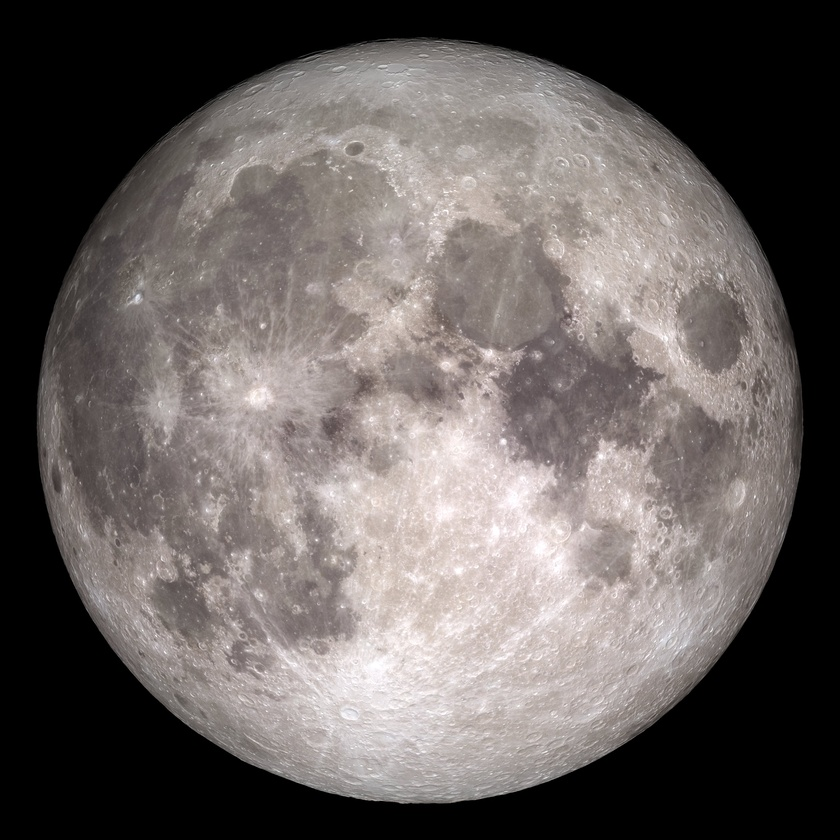
#> input picture moon.jpg, 840 x 840 px, shrunk from 3240 x 3240 before the run
$ python sobel.py
#> lines starting #> are read from the running program, lines starting #| are printed output that depends on the picture
#> further down, src is the input picture: shape (840, 840, 3); mean B, G, R 94.5, 96.6, 102.9
#!/usr/bin/env python

import cv2 as cv


# Sobel算子
def sobel_demo(image):
    grad_x = cv.Sobel(image, cv.CV_32F, 1, 0)  # 对x求一阶导
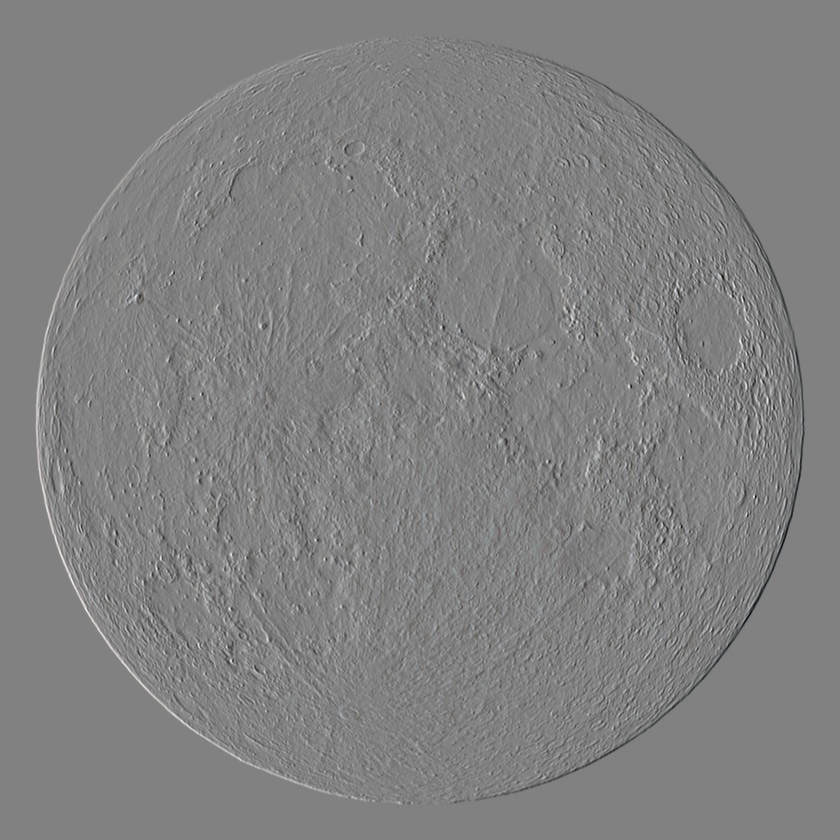
#> grad_x: shape (840, 840, 3) float32; mean B, G, R 0, 0, 0; drawn with min black and max white
    grad_y = cv.Sobel(image, cv.CV_32F, 0, 1)  # 对y求一阶导
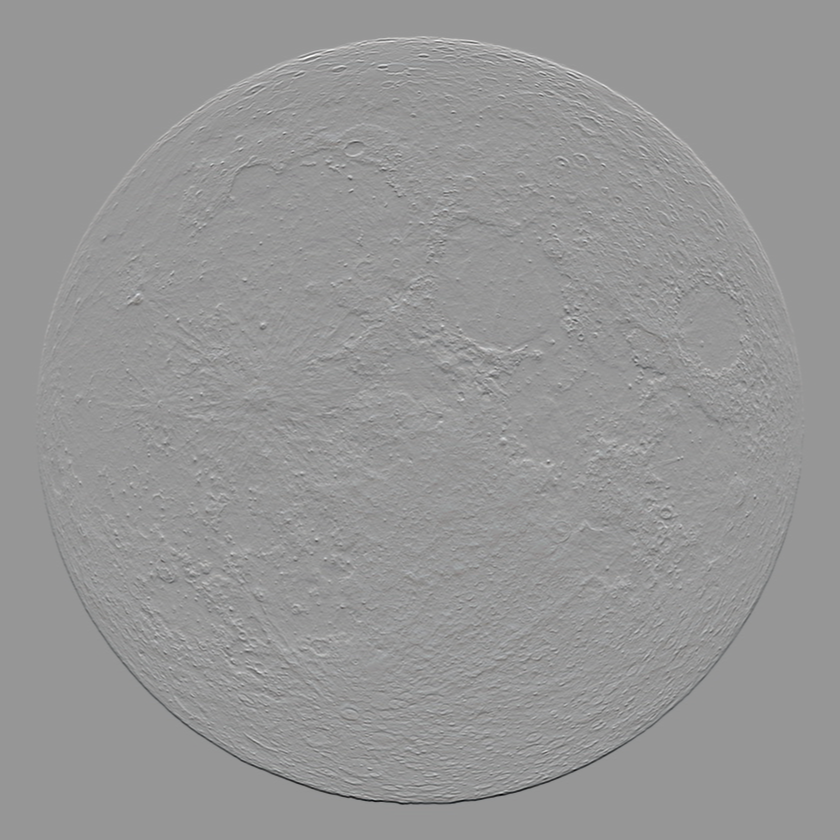
#> grad_y: shape (840, 840, 3) float32; mean B, G, R 0, 0, 0; drawn with min black and max white
    gradx = cv.convertScaleAbs(grad_x)  # 用convertScaleAbs()函数将其转回原来的uint8形式
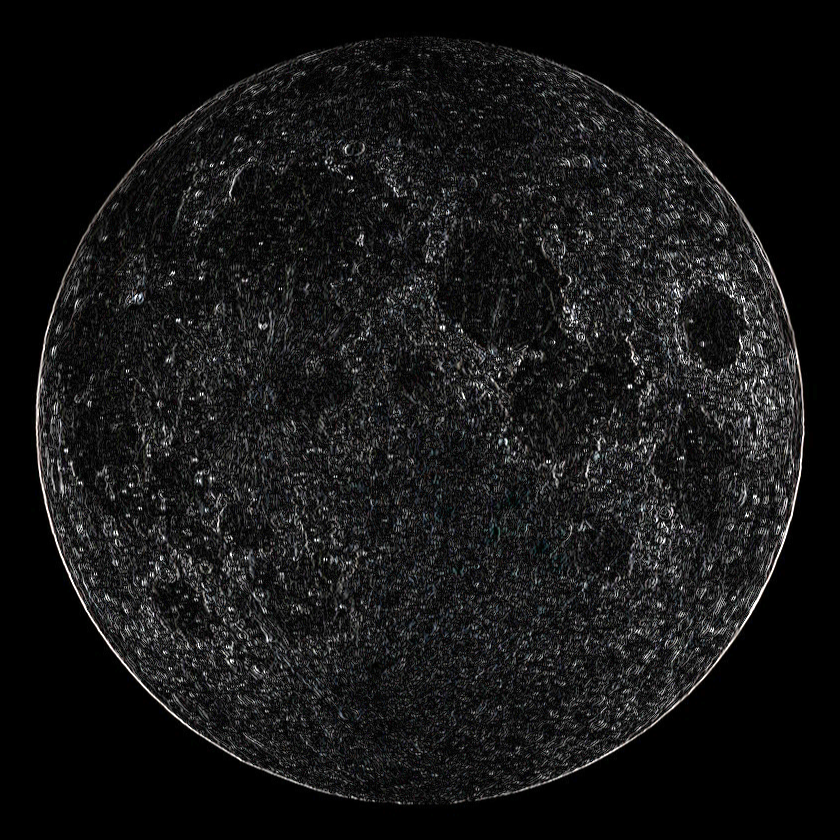
#> gradx: shape (840, 840, 3); mean B, G, R 22.5, 22.3, 22.3
    grady = cv.convertScaleAbs(grad_y)
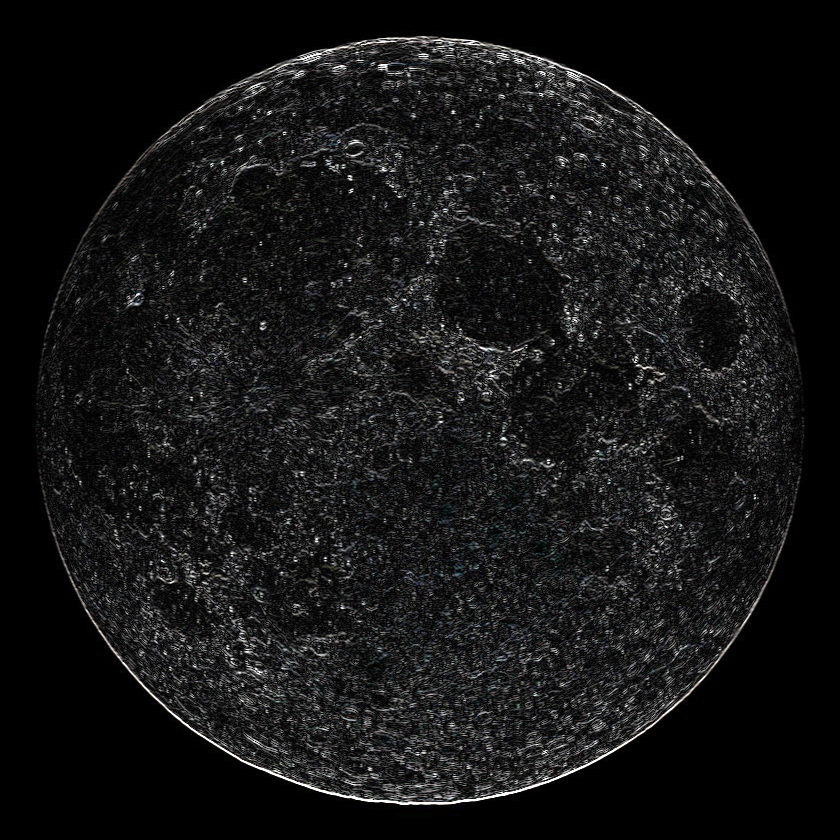
#> grady: shape (840, 840, 3); mean B, G, R 21.7, 21.6, 21.5
    cv.imshow("gradient_x", gradx)  # x方向上的梯度
    cv.imshow("gradient_y", grady)  # y方向上的梯度
    gradxy = cv.addWeighted(gradx, 0.5, grady, 0.5, 0)  # 图片融合
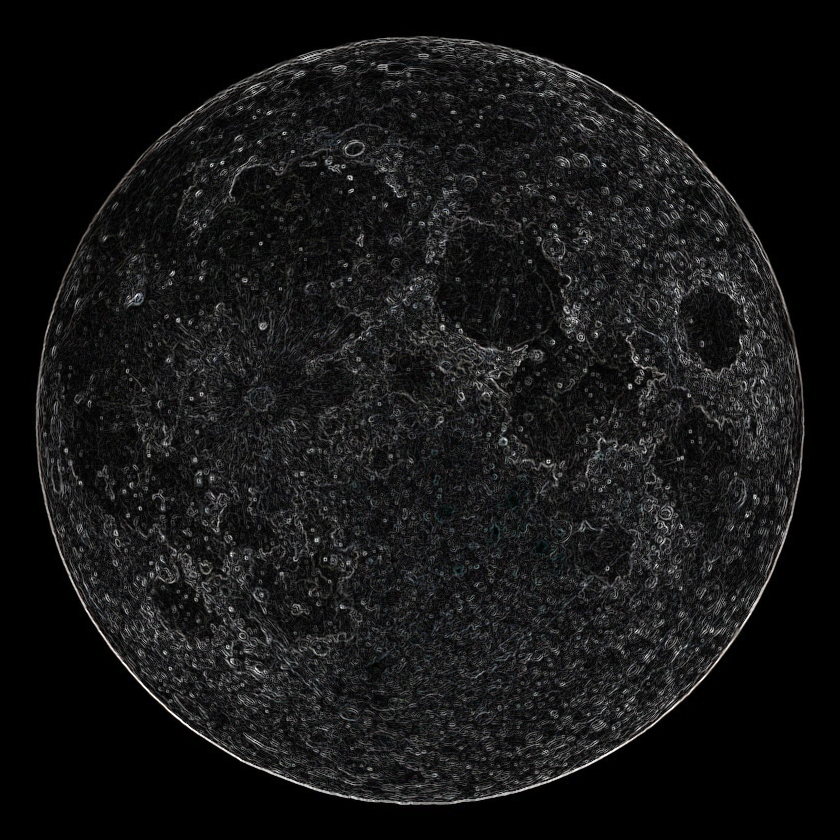
#> gradxy: shape (840, 840, 3); mean B, G, R 22.1, 22, 21.9
    cv.imshow("gradient", gradxy)


src = cv.imread('moon.jpg')
cv.namedWindow('input_image', cv.WINDOW_NORMAL)  # 设置为WINDOW_NORMAL可以任意缩放
cv.imshow('input_image', src)
sobel_demo(src)
cv.waitKey(0)
cv.destroyAllWindows()
